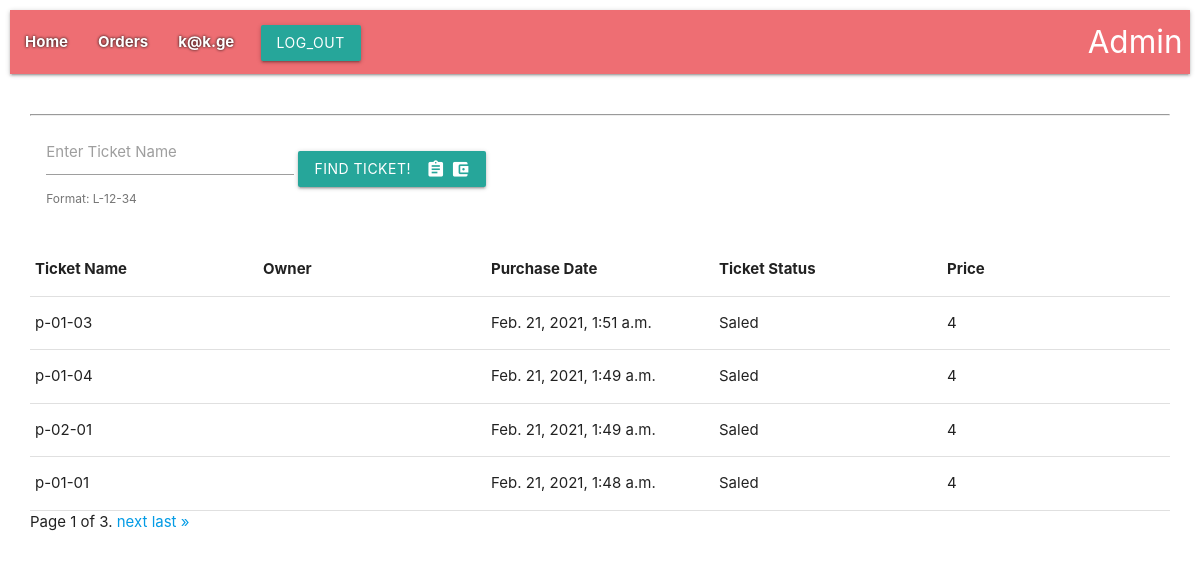
The page /orders/ (signed in) on the database its author committed.
### user/models.py (models this page shows, shortened)
class User(AbstractUser):
    username = None
    email = models.EmailField(_('email address'), unique=True)
    salary = models.DecimalField(
        max_digits=8, decimal_places=2,
        verbose_name=_('Salary'), help_text='in Lari)', default=Decimal(100)
    )
    phone_number = models.CharField(max_length=50, verbose_name=_('Phone Number'))
    objects = UserManager()
    USERNAME_FIELD = 'email'
    REQUIRED_FIELDS = []
    class Meta:
        verbose_name = _('Employee')
        verbose_name_plural = _('Employees')

### tickets/models.py (models this page shows, shortened)
class Order(models.Model):
    ticket = models.OneToOneField(
        to='Ticket', on_delete=models.CASCADE,
        related_name='orders'
    )
    t_price = models.IntegerField()
    sale_date = models.DateTimeField(verbose_name="Sale time", auto_now_add=True)
    user = models.ForeignKey(to='user.User', on_delete=models.PROTECT, related_name='orders')

class Ticket(models.Model):
    name = models.CharField(max_length=24, verbose_name='Name')
    start_time = models.DateTimeField(verbose_name='Start time', default=datetime(2021, 2, 3))
    end_time = models.DateTimeField(verbose_name="End time", default=datetime(2021, 2, 4))
    code = models.IntegerField(unique=True)
    price = models.IntegerField(default=12)
    class StatusType(TextChoices):
        FREE = 'Free', _("Free")
        SALED = 'Saled', _("Saled")
    status = models.CharField(max_length=5, choices=StatusType.choices, default=StatusType.FREE)
    def __str__(self):
        return self.name

### tickets/views.py (the view)
# urls.py: path('orders/', order, name='order'),
def order(request: WSGIRequest):
    order_q = Q()
    q1 = request.GET.get('name')
    if q1:
        order_q &= Q(ticket__name__icontains=q1)
    order_list = Order.objects.filter(order_q).order_by('-pk')
    paginator = Paginator(order_list, 4)  # Show 12 contacts per page.
    page_number = request.GET.get('page')
    page_obj = paginator.get_page(page_number)
    context = {
        'page_obj': page_obj,
    }
    return render(request=request, template_name='tickets/orders.html', context=context)

### templates/tickets/orders.html (shortened to what this page needs)
{% extends 'base.html' %}
{% block content %}
<div class="row">
</div>
<div style="padding:0 20px">
    <div class="row">
        <form class="col s12 m5 l5" action="." method="get">
            <div class="row">
                <div class="col s12">
                    <div class="input-field inline">
                        <input id="search_ticket" type="text" name="name" value="{{ request.GET.name }}">
                        <label for="search_ticket">Enter Ticket Name</label>
                        <span class="helper-text" data-error="wrong" data-success="right">Format: L-12-34</span>
                    </div>
                    <button class="btn waves-effect waves-light" type="submit" name="action">Find Ticket!
                        <i class="material-icons right">assignment account_balance_wallet</i>
                    </button>
                </div>
            </div>
        </form>
        <hr>
        <table>
            <thead>
            <tr>
                <th style="width: 20%">Ticket Name</th>
                <th style="width: 20%">Owner</th>
                <th style="width: 20%">Purchase Date</th>
                <th style="width: 20%">Ticket Status</th>
                <th style="width: 20%">Price</th>
            </tr>
            </thead>
        </table>
        {% for ticket in page_obj %}
        <table>
            <tbody>
            <tr>
                <td style="width: 20%">{{ ticket.ticket }}</td>
                <td style="width: 20%">{{ ticket.ticket.user }}</td>
                <td style="width: 20%">{{ ticket.sale_date }}</td>
                <td style="width: 20%">{{ ticket.ticket.status }}</td>
                <td style="width: 20%">{{ ticket.t_price }}</td>
            </tr>
            </tbody>
        </table>
        {% endfor %}
        <div class="pagination">
    <span class="step-links">
        <span class="current">
            Page {{ page_obj.number }} of {{ page_obj.paginator.num_pages }}.
        </span>
        {% if page_obj.has_next %}
            <a href="?page={{ page_obj.next_page_number }}&name={{ request.GET.name }}">next</a>
            <a href="?page={{ page_obj.paginator.num_pages }}&name={{ request.GET.name }}">last &raquo;</a>
        {% endif %}
    </span>
        </div>
    </div>
</div>
{% endblock %}

### templates/partials/header.html (shortened to what this page needs)
<nav style="padding= 20px;">
    <div class="nav-wrapper">
      <ul id="nav-mobile" class="left hide-on-med-and-down">
        <li style="color: rgb(100,30,30); font-weight: bold; text-shadow: 0 0 3px #000000;"><a href="{% url 'tickets:index' %}">Home</a></li>
        {% if user.is_authenticated %}
          <li style="color: rgb(100,30,30); font-weight: bold; text-shadow: 0 0 3px #000000;"><a href="{% url 'tickets:order' %}">Orders</a></li>
          <li style="color: rgb(100,30,30); font-weight: bold; text-shadow: 0 0 3px #000000;"><a href="{% url 'tickets:personal' %}">{{ user.email }}</a></li>
          <li>
            <form action="{% url 'user:user_logout' %}" method="POST">
                <div class="row">
                    <div class="col s12">
                        <button class="btn waves-effect waves-light" type="submit" name="action">
                            Log_out
                        </button>
                    </div>
                </div>
            </form>
        {% else %}
        <li><a href="{% url 'user:user_login' %}" style="color: rgb(100,30,30); font-weight: bold; text-shadow: 0 0 3px #ffffff; float: right;">
            Log-in
        </a></li>
        {% endif %}
          <li><a href="{% url 'admin:index' %}" class="brand-logo right">
              Admin</a></li>
      </ul>
    </div>
</nav>

### rows shown on the page
User: email "k@k.ge"
Order: ticket "p-01-03", sale_date "Feb. 21, 2021, 1:51 a.m.", ticket.status "Saled", t_price "4"
Order: ticket "p-01-04", sale_date "Feb. 21, 2021, 1:49 a.m.", ticket.status "Saled", t_price "4"
Order: ticket "p-02-01", sale_date "Feb. 21, 2021, 1:49 a.m.", ticket.status "Saled", t_price "4"
Order: ticket "p-01-01", sale_date "Feb. 21, 2021, 1:48 a.m.", ticket.status "Saled", t_price "4"

### other values the page prints
{{ page_obj.number }} "1"
{{ page_obj.paginator.num_pages }} "3"
